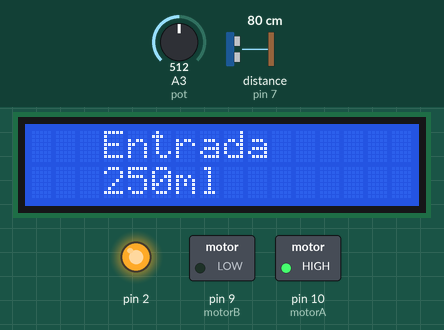
This sketch was run on a simulated Arduino Uno, built with avr-gcc and run on an emulated ATmega328P. On the bench: 16×2 character LCD, switched loads named in the sketch (green lamp = pin HIGH), output pins drawn as LEDs (lit = HIGH). The test bench sets the inputs (shaded band); at power-on: distance to the obstacle (sensor on pin 7) 80 cm, A3 (pot) = 512. The echo pulse lasts 58.3 µs per cm; what the sketch prints to the serial monitor is not drawn.

Above: at 1.2 s.
1.3 s: distance to the obstacle (sensor on pin 7) set to 2 cm
At 2.6 s:
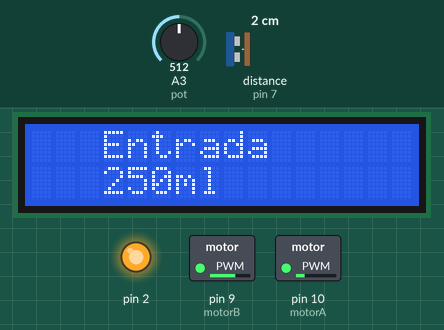
4.3 s: A3 (pot) set to 202
At 5.6 s:
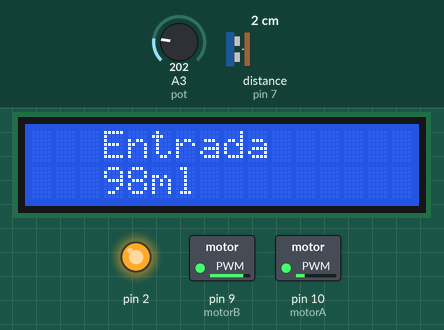
7.3 s: distance to the obstacle (sensor on pin 7) set to 60 cm
At 8.4 s:
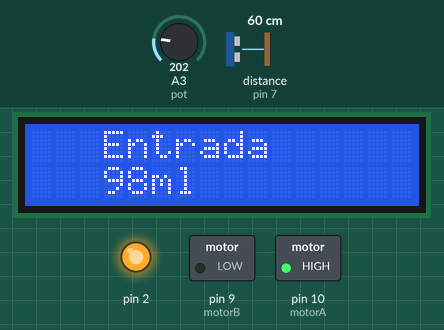
10.3 s: distance to the obstacle (sensor on pin 7) set to 9 cm
At 11.3 s:
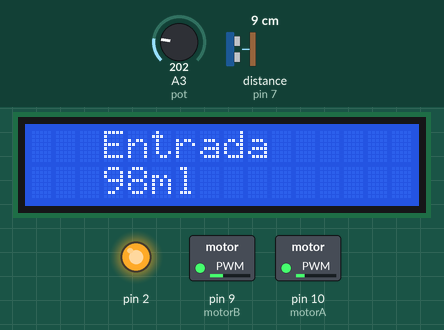
13.3 s: A3 (pot) set to 306
At 14.2 s:
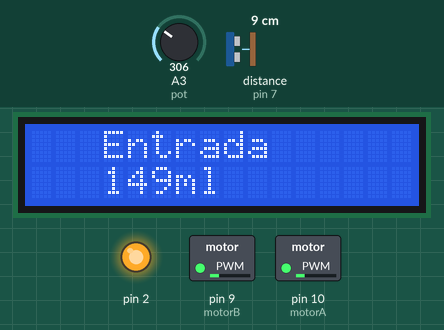
16.3 s: A3 (pot) set to 122
At 17.2 s:
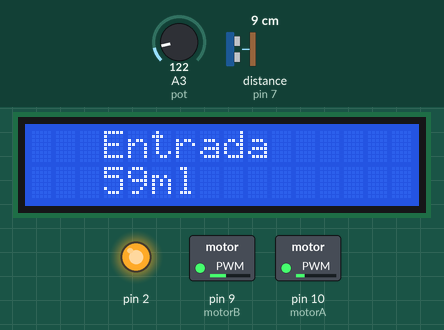
Timing chart, 0 to 19.3 s (numbered marks = the images above; inputs shaded):
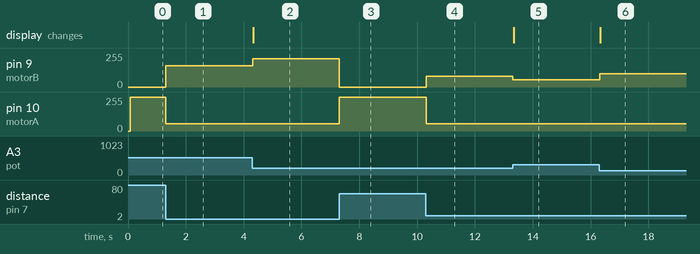

Measured:
- after the input at 1.3 s, pin 9 (motorB): 0/255 → 160/255 at once; pin 10 (motorA): 255/255 → 54/255 at once
- after the input at 4.3 s, pin 9 (motorB): 160/255 → 212/255 at once; the display: changes at once (image 2)
- after the input at 7.3 s, pin 9 (motorB): 212/255 → 0/255 at once; pin 10 (motorA): 54/255 → 255/255 at once
- after the input at 10.3 s, pin 9 (motorB): 0/255 → 82/255 at once; pin 10 (motorA): 255/255 → 54/255 at once
- after the input at 13.3 s, pin 9 (motorB): 82/255 → 56/255 at once; the display: changes at once (image 5)
- after the input at 16.3 s, pin 9 (motorB): 56/255 → 101/255 at once; the display: changes at once (image 6)

The sketch:

SEB_Projeto.ino
```cpp
/*
        Projeto Final de SEB

***** Regulador de nivel de agua*****

  Grupo: Ana Carolina Torres
        Henrique Andrade Barbosa
        Paulo Eduardo Alves

  Uberlândia
  Dezembro de 2017


*/
#include <Wire.h>
#include <LiquidCrystal_I2C.h>
#include <Ultrasonic.h>
#define pino_trigger 6
#define pino_echo 7
#define motorA 10
#define motorB 9
#define pot A3

LiquidCrystal_I2C lcd(0x27, 2, 1, 0, 4, 5, 6, 7, 3, POSITIVE);
Ultrasonic ultrasonic(pino_trigger, pino_echo);
float saida;
int
entrada,
erro,
proporcional,
integral = 0,
controlador,
controladorA,
controladorB,
cont = 0;
float
kp = 1,//6,
ki = 0;//-3,
int
t1 = 0,  // tempo de inicio do loop
t2 = 0,  // tempo de im do loop
t3 = 0;    //diferenca de tempo

unsigned long actual_time;
unsigned long last_print_time;
void setup()
{
  pinMode(pot, INPUT);
  pinMode(motorA, OUTPUT);
  pinMode(motorB, OUTPUT);//esvaziar
  pinMode(2, OUTPUT);
  digitalWrite(2, HIGH);
  Serial.begin(115200);
  lcd.begin(16, 2);
}

void loop()
{

  float cmMsec;
  long microsec = ultrasonic.timing();
  saida = ultrasonic.convert(microsec, Ultrasonic::CM);
  saida = (-43.6 * (saida)) + 649.0;
  saida = (int)saida;
  entrada = analogRead(pot);
  entrada = map(entrada, 0, 1023, 0, 500);
  erro = entrada - saida;


  proporcional = erro * kp;

  integral += (erro * ki) * (t3 / 1000);
  if (integral > 500)
    integral = 500;
  if (integral < -500)
    integral = -500;
  controlador = proporcional + integral;


  t1 = millis();
  if (cont == 0)
    cont++;
  else
    t3 = t1 - t2;
  t2 = millis();


  if (controlador < -500)
    controlador = -500;
  if (controlador > 500)
    controlador = 500;
  controladorA = controlador;
  controladorB = controlador;
  if (controladorB > 0)
    controladorB = 0.;
  if (controladorA < 0)
    controladorA = 0;
  controladorA = map(controladorA, 0, 500, 0, 255);
  controladorB = map(controladorB, -500, 0, 255, 0);
  if (controladorA < 54)
    controladorA = 54;
  if (erro == 0)
    controladorA = 0;
  if (controladorB > 212)
    controladorB = 212;
  analogWrite(motorA, controladorA);
  analogWrite(motorB, controladorB);

  lcd.clear();
  lcd.setCursor(3, 0);
  lcd.print("Entrada");
  lcd.setCursor(3, 1);
  lcd.print(String(entrada) + "ml");

  actual_time = millis();
  if(actual_time  - last_print_time > 250){
    last_print_time = actual_time;
    Serial.print(saida);Serial.print(" mlatual\t ");
    Serial.print(entrada);Serial.print(" mldesejado\t MotorEncher: ");
    Serial.print(controladorA);Serial.print(" pwm\t MotorEsvaziar: ");
    Serial.print(controladorB);Serial.print(" pwm\t");
    Serial.println();
  }
}
```
